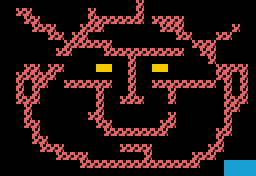

Tiled map render using the project's own tile images. Description and the whole map definition, tile-layer contents included, below:
An orthogonal 32x22 tile map with 8x8 px tiles, 1 tile layer (Capa de patrones 1).

<map version="1.2" tiledversion="2019.12.11" orientation="orthogonal" renderorder="right-down" compressionlevel="0" width="32" height="22" tilewidth="8" tileheight="8" infinite="0" nextlayerid="2" nextobjectid="1">
 <editorsettings>
  <export target="level2.csv" format="csv" />
 </editorsettings>
 <tileset firstgid="1" source="../tileset.tsx" />
 <layer id="1" name="Capa de patrones 1" width="32" height="22" opacity="0.96">
  <data encoding="csv">
1,1,1,1,1,1,1,1,1,1,1,1,1,1,1,1,1,2,1,1,1,1,1,1,1,1,1,1,1,1,1,1,
1,1,2,2,1,1,1,1,1,1,1,2,1,1,1,1,1,2,1,1,1,1,1,1,1,1,1,1,1,1,1,1,
1,1,1,2,2,1,1,1,1,1,1,2,2,2,2,2,2,2,1,2,2,2,2,1,1,1,1,1,1,1,1,1,
1,1,1,1,2,2,2,1,1,1,2,2,2,1,1,1,1,1,1,1,2,2,2,1,1,1,1,1,1,2,1,1,
1,1,1,1,1,1,2,2,1,2,2,1,1,1,1,1,1,1,1,1,1,1,2,2,1,1,1,2,2,1,1,1,
1,1,1,1,1,1,1,1,2,2,2,2,2,2,1,1,1,1,1,1,1,1,1,1,2,2,2,1,1,1,1,1,
1,1,1,1,1,1,1,2,2,1,1,1,1,2,2,2,2,2,2,2,2,2,2,1,1,2,2,1,1,1,1,1,
1,1,1,1,1,1,1,1,1,1,1,1,1,1,1,1,2,1,1,1,1,1,1,1,1,1,2,1,1,1,1,1,
1,1,1,2,2,1,2,2,1,1,1,1,3,3,1,1,2,1,1,3,3,1,1,1,1,1,1,2,2,2,2,1,
1,1,2,2,2,2,2,1,1,1,1,1,1,1,1,1,2,1,1,1,1,1,1,1,1,1,1,2,2,0,2,1,
1,1,2,0,2,2,1,1,2,2,2,2,2,2,1,1,2,1,1,2,2,2,2,2,2,2,2,1,2,0,2,1,
1,1,2,0,2,1,1,1,1,1,1,1,2,1,1,1,2,1,1,1,1,2,1,1,1,1,1,1,2,0,2,1,
1,1,2,2,2,1,1,1,1,1,1,1,2,1,1,2,2,2,1,1,1,2,1,1,1,1,1,1,2,2,2,1,
1,1,1,2,1,1,1,1,1,1,1,1,2,1,1,1,1,1,1,1,1,1,1,1,1,1,1,1,2,2,1,1,
1,1,1,2,1,1,1,1,1,1,1,2,2,1,1,1,1,1,1,1,1,2,1,1,1,1,1,1,2,1,1,1,
1,1,1,2,2,1,1,1,1,1,1,1,2,2,1,1,1,1,1,1,2,2,1,1,1,1,1,1,2,1,1,1,
1,1,1,1,2,1,1,1,1,1,1,1,1,2,2,2,2,2,2,2,2,1,1,1,1,1,1,2,2,1,1,1,
1,1,1,1,2,2,1,1,1,1,1,1,1,1,1,1,1,1,1,1,1,1,1,1,1,1,1,2,1,1,1,1,
1,1,1,1,1,2,2,2,1,1,1,1,1,1,1,2,2,2,2,1,1,1,1,1,1,1,2,2,1,1,1,1,
1,1,1,1,1,1,1,2,2,2,2,1,1,1,1,1,1,1,2,1,1,1,1,1,2,2,2,1,1,1,1,1,
1,1,1,1,1,1,1,1,1,1,2,2,2,2,2,2,2,2,2,2,2,2,2,2,2,1,1,1,4,4,4,4,
1,1,1,1,1,1,1,1,1,1,1,1,1,1,1,1,1,1,1,1,1,1,1,1,1,1,1,1,4,4,4,4
</data>
 </layer>
</map>
